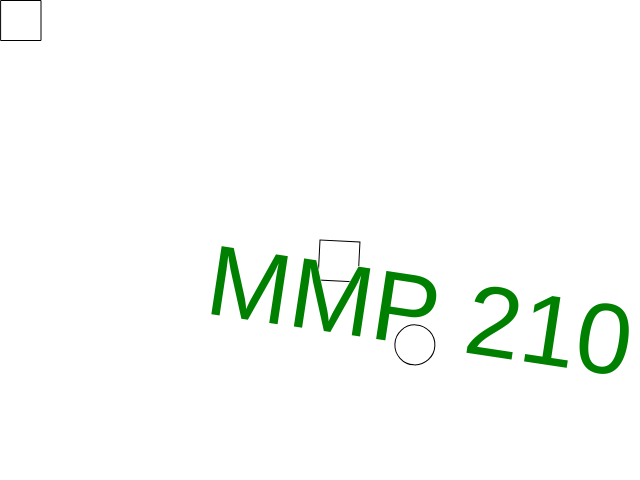
Frame 1 (no input)
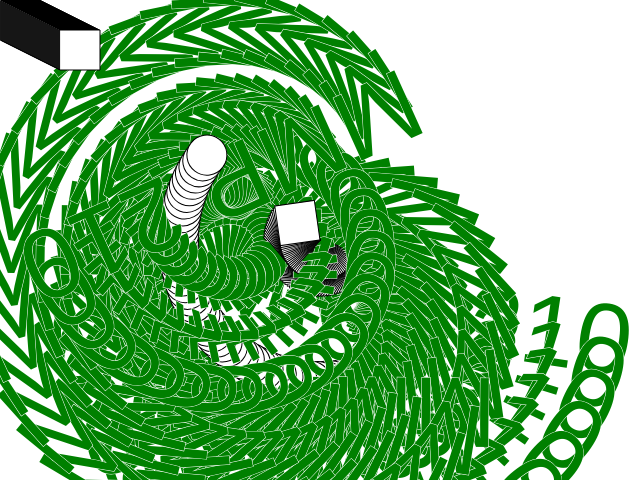
Frame 60 (no input)
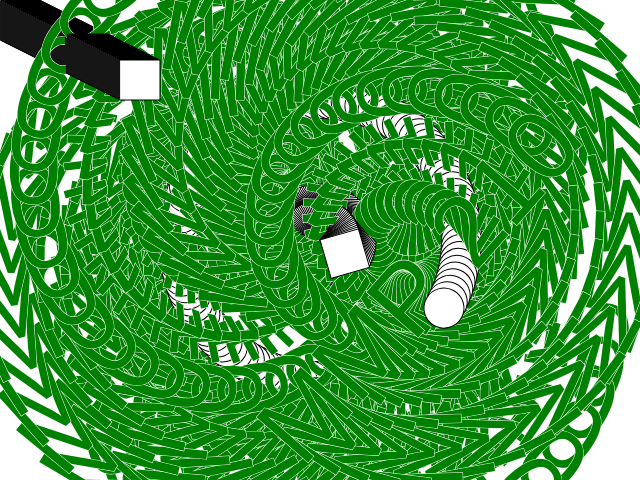
Frame 120 (the mouse pressed at the canvas centre since frame 60)

The p5.js sketch that drew these frames (run headless with seeded random() and noise() and a simulated clock; from frame 60 on, the mouse is pressed at the canvas centre):

// p5.js sketch
// ── sketch.js
var speed = 0.05;

function setup() {
    createCanvas(640, 480);
    background("white");


}

function draw() {
    //background("white");
    
    push();
    translate(width/2, height/2);
    rotate(frameCount * speed);
    rect(0, 0, 40, 40);
    
    
    ellipse(100, 100, 40, 40);


    translate(100, 100);
    textAlign(CENTER);
    textSize(100);
    fill("green");
    stroke("white");
    rotate(frameCount * speed * 2);
    text("MMP 210", 0, 0);
    
    pop();
    
    push();
    translate(frameCount, frameCount/2);
    rect(0, 0, 40, 40);
    pop();
  
}





// ── text.html
<!doctype html>
<html>
    <head>
        <title>MMP210</title>
        <link rel="stylesheet" href="../style.css" type="text/css" />
        <link href='https://fonts.googleapis.com/css?family=Karla&.css' rel='stylesheet' type='text/css'>
        <meta charset="utf-8" />
    </head>
    <body>
        <h1>Week 7: Text</h1>
        <ul>
            <li><a href="../index.html">Home</a></li>
        </ul>

        <script src="../p5.min.js"></script>
        <script src="text.js"></script>
    </body>
</html>
